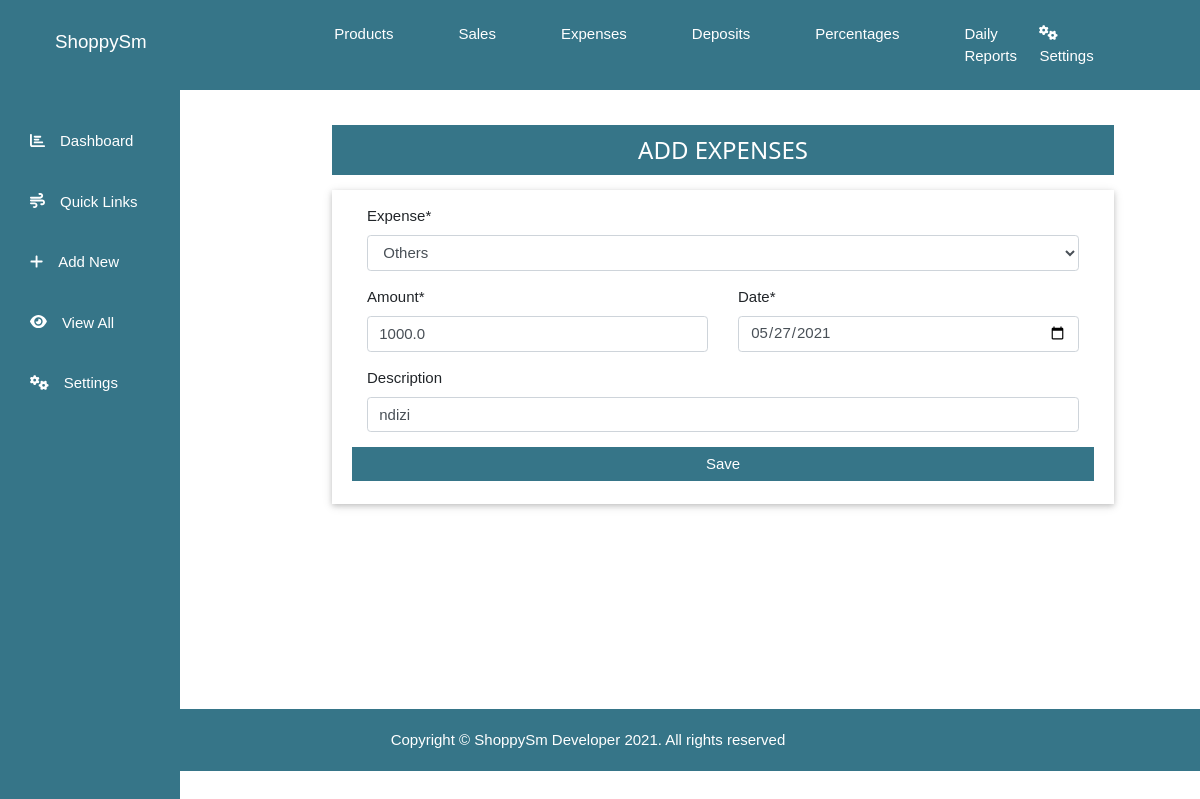
The page /Update/expense/33/ (signed in) on the database its author committed.
### istock_app/models.py (models this page shows, shortened)
class Expenses(models.Model):
    expense = models.CharField(choices = EXPENSE_CHOICES, max_length = 100)
    description = models.CharField(max_length = 100, null = True, blank = True)
    date = models.DateField()
    amount = models.FloatField()
    class Meta:
        verbose_name_plural = 'Expenses'

### istock_app/views.py (the view)
# urls.py: path('Update/expense/<int:id>/', views.update_expense, name='update_expense'),
@login_required
@shopkeeper_login_required
def update_expense(request, id):
    instance = get_object_or_404(Expenses, pk = id)
    form = addExpensesForm(request.POST or None, instance = instance)
    if request.method == 'POST':
        if form.is_valid():
            form.save()
            messages.success(request, f'Expense has been updated successifully!')
            return redirect ('view_expenses')
    context = {
        'form': form,
    }
    myTemplate = 'istock/addExpenses.html'
    return render(request, myTemplate, context)

### istock_app/forms.py
class addExpensesForm(forms.ModelForm):
    class Meta:
        model = Expenses
        fields = ['expense', 'description', 'date', 'amount']
        widgets = {
            'date': forms.DateInput(attrs = {'type': 'date'})
        }

### accounts/models.py (called while the page is built)
    def __str__(self):
        return self.username

### istock_app/templates/istock/addExpenses.html (shortened to what this page needs)
{% extends 'istock/base.html' %}
{% block content%}
{% load crispy_forms_tags %}
  <div class="outer_container">
    <div class="container">
      <div class="row">
        <div class="col-md-10 offset-md-1">
          <div class="contents">
            <div class="heading mt-5">
            <h3> ADD EXPENSES</h3>
            </div>
            <form action="" method="post" class="mt-3 w3-card pt-3 pb-4">
                  <div class="col-md-12">
                    {{ form.expense | as_crispy_field }}
                  </div>
                  <div class="d-flex">
                    <div class="col-md-6">
                      {{ form.amount | as_crispy_field }}
                    </div>
                    <div class="col-md-6">
                      {{ form.date | as_crispy_field }}
                    </div>
                  </div>
                  <div class="col-md-12">
                    {{ form.description | as_crispy_field }}
                  </div>
                <button class="btn btn-primary btn-block" type="submit" name="button">Save</button>
            </form>
          </div>
        </div>
      </div>
    </div>
  </div>
{% endblock%}

### istock_app/static/css/w3.css (style rules this page uses)
html { box-sizing:border-box }
*,*:before,*:after { box-sizing:inherit }
html { -ms-text-size-adjust:100%;-webkit-text-size-adjust:100% }
body { margin:0 }
button,input,select,textarea,optgroup { font:inherit;margin:0 }
button,input { overflow:visible }
button,select { text-transform:none }
button,[type=button],[type=reset],[type=submit] { -webkit-appearance:button }
html,body { font-family:Verdana,sans-serif;font-size:15px;line-height:1.5 }
html { overflow-x:hidden }
h3 { font-size:24px }
h1,h2,h3,h4,h5,h6 { font-family:"Segoe UI",Arial,sans-serif;font-weight:400;margin:10px 0 }
.w3-card,.w3-card-2 { box-shadow:0 2px 5px 0 rgba(0,0,0,0.16),0 2px 10px 0 rgba(0,0,0,0.12) }

### istock_app/static/style.css (style rules this page uses)
body { --background : #367588; --hover : #adc6f0; --text : #fff; --linkNavTop: 40px; --decor: none; font-family: "Montserrat", sans-serif; }
.w3-card { padding: 20px ; }
.w3-card button { border-radius: 40px; background: var(--background); }
.outer_container .contents { padding: 80px 0px; width: 80%; position:relative; left: 18vw; width: 85%; position:relative; left: 16vw; }
.outer_container .contents .heading { padding: 1px 0px; background: var(--background); height:50px; text-align: center; color: var(--text); }
.outer_container .row .contents form button { border: none; border-radius: 0px !important; }
.contents form button { background: var(--background) }

### rows shown on the page
Expenses: expense "Others", amount "1000.0", date "05/27/2021", description "ndizi"
